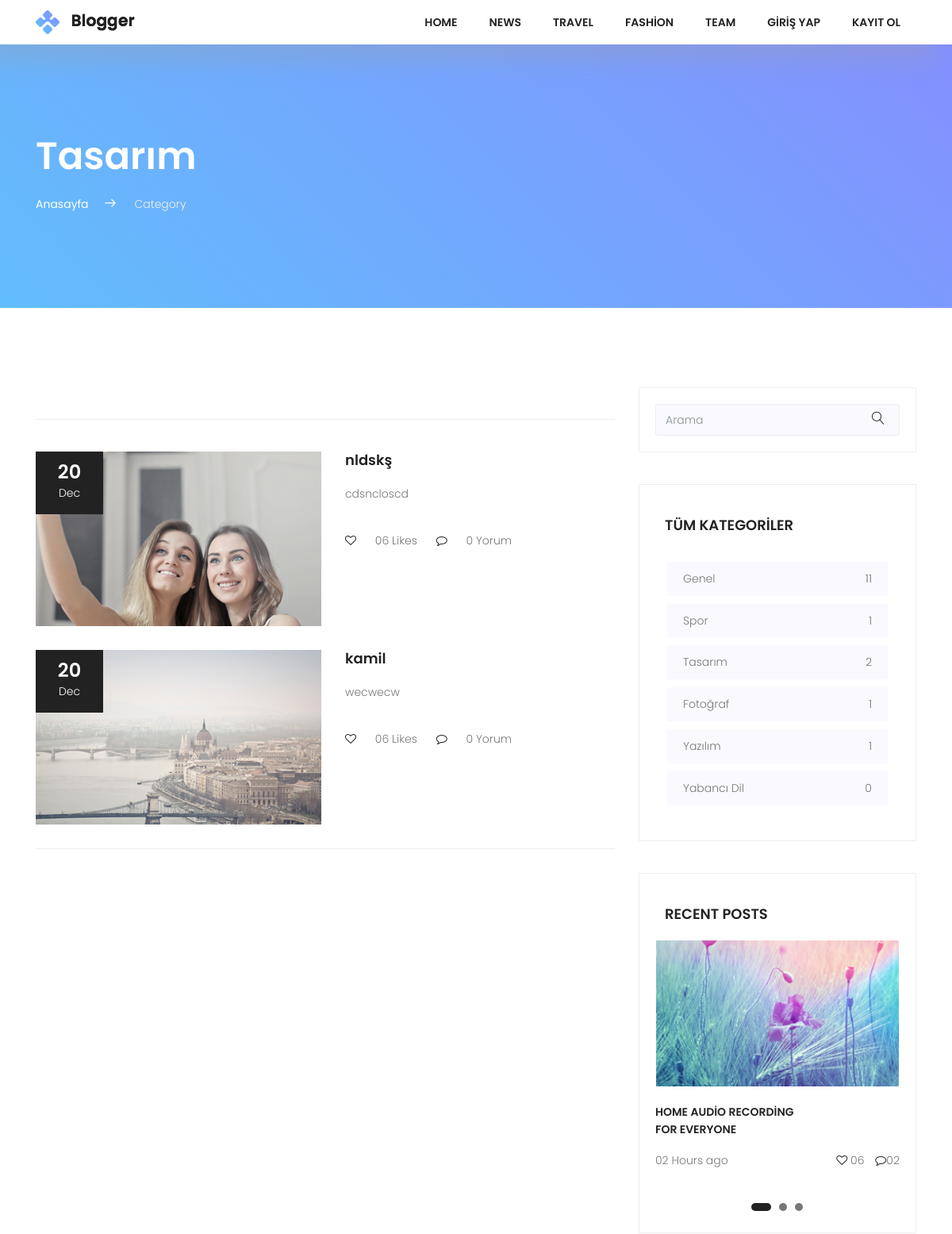
Page /category/tasarm (upper part) on the earlier database version.
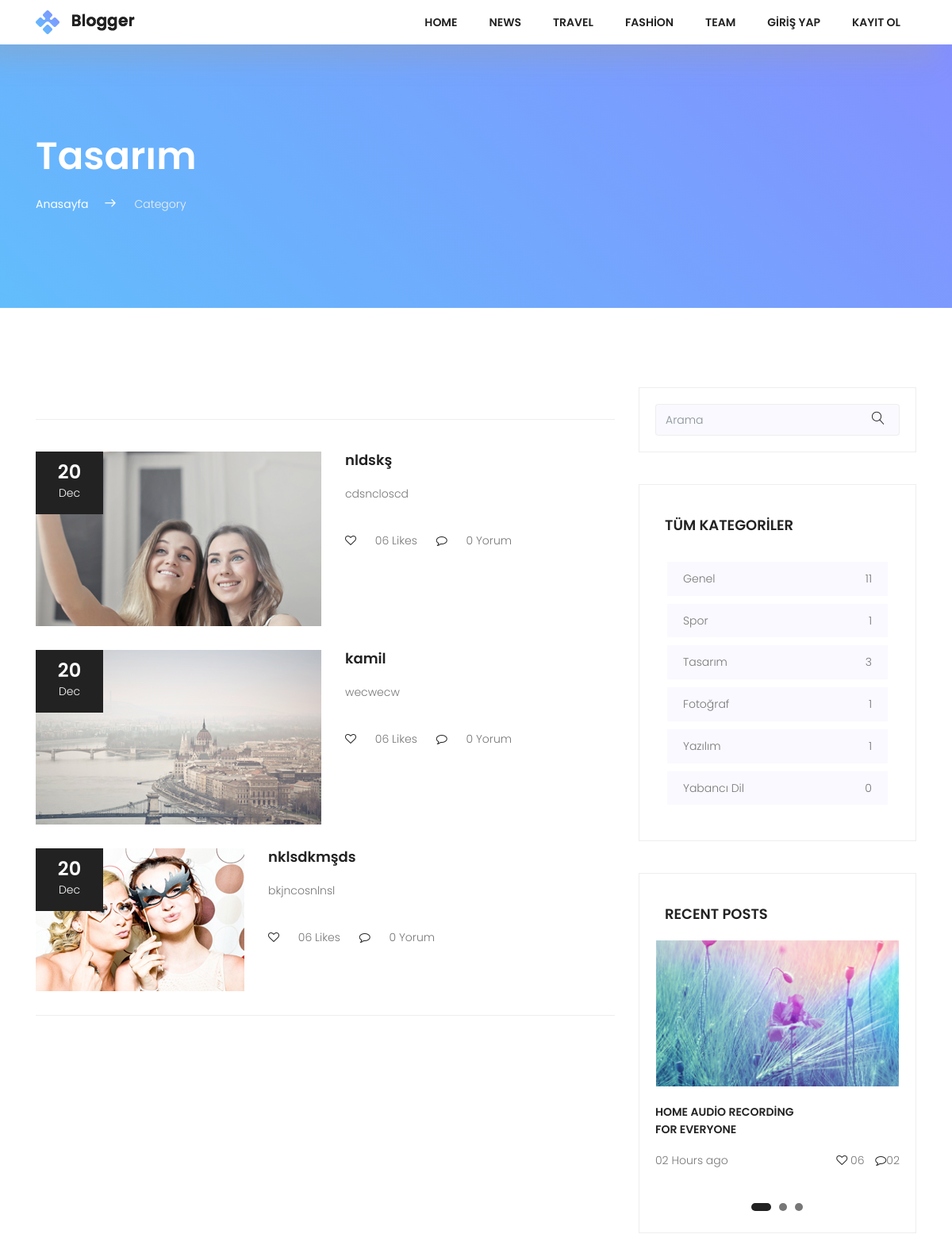
Same page on the later database version.
### posts/models.py (models this page shows, shortened)
class Category(models.Model):
  title = models.CharField(max_length=150)
  slug = models.SlugField(unique=True,editable=False)
  def postCount(self):
    return self.posts.all().count()

class Post(models.Model):
  user = models.ForeignKey(settings.AUTH_USER_MODEL, on_delete=models.CASCADE, default=1, related_name="userposts")
  title = models.CharField(max_length=150)
  image = models.ImageField(upload_to='upload/', blank=True)
  content = models.TextField()
  slug = models.SlugField(unique=True, editable=False)
  created = models.DateField(auto_now_add=True)
  updated = models.DateField(auto_now=True)
  category = models.ForeignKey(Category, on_delete=models.CASCADE, related_name="posts")
  tag = models.ManyToManyField(Tag, related_name='posts')
  def commentCount(self):
     return self.comments.all().count()

### posts/views.py (the view)
# urls.py: path('category/<slug:slug>', views.CategoryDetail.as_view(), name="category-detail"),
class CategoryDetail(DetailView):
  model= Category
  template_name = "categories/detail.html"
  context_object_name = "category"
  def get_context_data(self, **kwargs):
    context = super(CategoryDetail,self).get_context_data(**kwargs)
    context["allCategories"] = Category.objects.all()
    return context

### posts/templates/categories/detail.html (shortened to what this page needs)
{% extends "base.html" %}
{% block content %}
        <section class="top-section-area section-gap">
            <div class="container">
                <div class="row justify-content-between align-items-center d-flex">
                    <div class="col-lg-8 top-left">
                        <h1 class="text-white mb-20">{{ category.title }}</h1>
                        <ul>
                            <li><a href="{% url 'index' %}">Anasayfa</a><span class="lnr lnr-arrow-right"></span></li>
                            <li><span style="color:#f1f1f1">Category</span></li>
                        </ul>
                    </div>
                </div>
            </div>
        </section>
<div class="post-wrapper pt-100">
    <section class="post-area">
        <div class="container">
            <div class="row justify-content-center d-flex">
                <div class="col-lg-8">
                    <div class="post-lists">
                      {% for post in category.posts.all %}
                        <div class="single-list flex-row d-flex">
                            <div class="thumb">
                                <div class="date">
                                    <span>20</span><br>Dec
                                </div>
                                <img src="{{ post.image.url }}" alt="">
                            </div>
                            <div class="detail">
                                <a href="{% url 'single' post.slug %}"><h4 class="pb-20">{{ post.title }}</h4></a>
                                <p>
                                   {{ post.content|truncatechars:100 }}
                                </p>
                                <p class="footer pt-20">
                                <i class="fa fa-heart-o" aria-hidden="true"></i>
                                <a href="#">06 Likes</a>     <i class="ml-20 fa fa-comment-o" aria-hidden="true"></i> <a href="#">{{ post.commentCount }} Yorum</a>
                                </p>
                            </div>
                        </div>
                      {% endfor %}
                    </div>
                </div>
                <div class="col-lg-4 sidebar-area">
                    <div class="single_widget search_widget">
                        <div id="imaginary_container">
                            <form action="{% url 'search' %}" method="GET">
                            <div class="input-group stylish-input-group">
                                <input type="text" class="form-control" name="q"  placeholder="Arama" >
                                <span class="input-group-addon">
                                    <button type="submit">
                                        <span class="lnr lnr-magnifier"></span>
                                    </button>
                                </span>
                            </div>
                            </form>
                        </div>
                    </div>
                    <div class="single_widget cat_widget">
                        <h4 class="text-uppercase pb-20">Tüm Kategoriler</h4>
                        <ul>
                          {% for category in allCategories %}
                            <li>
                                <a href="{% url 'category-detail' category.slug %}">{{ category.title }} <span>{{ category.postCount}}</span></a>
                            </li>
                          {% endfor %}
                        </ul>
                    </div>
                    <div class="single_widget recent_widget">
                        <h4 class="text-uppercase pb-20">Recent Posts</h4>
                        <div class="active-recent-carusel">
                            <div class="item">
                                <img src="img/asset/slider.jpg" alt="">
                                <p class="mt-20 title text-uppercase">Home Audio Recording <br>
                                For Everyone</p>
                                <p>02 Hours ago <span> <i class="fa fa-heart-o" aria-hidden="true"></i>
                                06 <i class="fa fa-comment-o" aria-hidden="true"></i>02</span></p>
                            </div>
                        </div>
                    </div>
                </div>
            </div>
        </div>
    </section>
</div>
 {% endblock %}

### posts/templates/base.html (shortened to what this page needs)
{% load static %}
<!DOCTYPE html>
	<html lang="tr" class="no-js">
	<head>
			<link rel="stylesheet" href="{% static "css/linearicons.css" %}">
			<link rel="stylesheet" href="{% static "css/font-awesome.min.css" %}">
			<link rel="stylesheet" href="{% static "css/bootstrap.css" %}">
			<link rel="stylesheet" href="{% static "css/owl.carousel.css" %}">
			<link rel="stylesheet" href="{% static "css/main.css" %}">
		</head>
		<body>
			<header class="default-header">
				<nav class="navbar navbar-expand-lg navbar-light">
					<div class="container">
						  <a class="navbar-brand" href="/">
						  	<img src="{% static "img/logo.png" alt="" %}">
						  </a>
						  <div class="collapse navbar-collapse justify-content-end align-items-center" id="navbarSupportedContent">
						    <ul class="navbar-nav">
								<li><a href="#home">Home</a></li>
								<li><a href="#news">News</a></li>
								<li><a href="#travel">Travel</a></li>
								<li><a href="#fashion">fashion</a></li>
								<li><a href="#team">team</a></li>
								{% if user.is_authenticated %}
							    <li class="dropdown">
							      <a class="dropdown-toggle" href="#" id="navbardrop" data-toggle="dropdown">
							        {{ user.username }}
							      </a>
							      <div class="dropdown-menu">
							        <a class="dropdown-item" href="single.html">Profilim</a>
							      <a class="dropdown-item" href="{% url 'createPost' %}">Yazı Ekle</a>
											<a class="dropdown-item" href="search.html">Ayarlar</a>
											<a class="dropdown-item" href="{% url 'logout' %}">Çıkış Yap</a>
							      </div>
									</li>
									{% else %}
									<li><a href="{% url 'login' %}">Giriş Yap</a></li>
									<li><a href="/register">Kayıt Ol</a></li>
									{% endif %}
						    </ul>
						  </div>
					</div>
				</nav>
      </header>
      {% block content %}
      {% endblock %}
		</body>
	</html>

### static/css/main.css (style rules this page uses)
body { color:#777;font-family:"Poppins",sans-serif;font-size:14px;font-weight:300;line-height:1.625em;position:relative }
ol,ul { margin:0;padding:0;list-style:none }
a { -webkit-transition:all 0.3s ease 0s;-moz-transition:all 0.3s ease 0s;-o-transition:all 0.3s ease 0s;transition:all 0.3s ease 0s }
a,a:focus,a:hover { text-decoration:none;outline:0 }
h1,h2,h3,h4,h5,h6 { font-family:"Poppins",sans-serif;color:#222;line-height:1.2em !important;margin-bottom:0;margin-top:0;font-weight:600 }
h1,.h1 { font-size:36px }
h4,.h4 { font-size:18px }
.mt-20 { margin-top:20px }
.ml-20 { margin-left:20px }
.mb-20 { margin-bottom:20px }
.pt-20 { padding-top:20px }
.pt-100 { padding-top:100px }
.pb-20 { padding-bottom:20px }
.text-white { color:#fff }
b,i,sup,sub,u,del { color:#69B4FD }
h1 { font-size:36px }
h4 { font-size:18px }
h1,h2,h3,h4,h5,h6 { line-height:1.5em }
body { position:relative }
.default-header { position:absolute;top:0;left:0;width:100%;z-index:9 }
.navbar-nav a { text-transform:uppercase;font-weight:600;color:#222;padding:20px }
i { color:#222 }
.section-gap { padding:120px 0 }
.p1-gradient-bg,.primary-btn,.footer-social a:hover,.single-footer-widget .bb-btn,.generic-banner,.tags ul a:hover,.overlay,.about_widget button:hover,.tag_widget ul li a:hover,.top-section-area { background-image:-moz-linear-gradient(45deg, #62bdfc 0%, #8490ff 100%);background-image:-webkit-linear-gradient(45deg, #62bdfc 0%, #8490ff 100%);background-image:-ms-linear-gradient(45deg, #62bdfc 0%, #8490ff 100%) }
.default-header { background-color:#fff;width:100% !important;box-shadow:-21.213px 21.213px 30px 0px rgba(158,158,158,0.3) }
.search_widget .stylish-input-group .form-control,.top-section-area .stylish-input-group .form-control { border-right:0;box-shadow:0 0 0;border-color:#eee;background-color:#f9f9ff }
.search_widget .input-group-addon,.top-section-area .input-group-addon { background-color:#f9f9ff !important;border-color:#eee }
.search_widget .stylish-input-group button,.top-section-area .stylish-input-group button { border:0;background:transparent }
.search_widget input,.top-section-area input { font-size:14px }
.single_widget { border:1px solid #eee;padding:20px;margin-bottom:40px }
.cat_widget h4 { padding-top:20px;margin-left:12px }
.cat_widget ul { padding:15px }
.cat_widget ul li { background-color:#f9f9ff;padding:10px 20px;margin-bottom:10px;-webkit-transition:all 0.3s ease 0s;-moz-transition:all 0.3s ease 0s;-o-transition:all 0.3s ease 0s;transition:all 0.3s ease 0s }
.cat_widget ul li span { float:right }
.cat_widget ul li a { color:#777 }
.recent_widget h4 { padding-top:20px;margin-left:12px }
.recent_widget .title { font-weight:600;color:#222 }
.recent_widget p i { margin-left:10px }
.recent_widget p span { float:right }
.sidebar-area { padding-bottom:80px }
.top-left h1 { font-size:48px }
.top-left ul { text-align:left }
.top-left ul li { display:inline-block }
.top-left ul li a { font-size:14px;font-weight:400;color:#fff }
.top-left ul li .lnr { color:#fff;font-weight:900;margin:0px 20px }
.post-lists { margin-top:40px;border-top:1px solid #eee;border-bottom:1px solid #eee;padding-top:40px }
.single-list { padding-bottom:30px }
.single-list .date { position:absolute;font-size:14px;padding:15px;width:85px;background-color:#222;text-align:center;color:#fff }
.single-list .date span { font-size:24px;font-weight:600 }
.single-list .detail { margin-left:30px }
.single-list h4 { -webkit-transition:all 0.3s ease 0s;-moz-transition:all 0.3s ease 0s;-o-transition:all 0.3s ease 0s;transition:all 0.3s ease 0s }
.single-list .footer i { margin-right:20px }
.single-list .footer .ml-20 { margin-left:20px }
.single-list .footer a { color:#777 }

Differences in the rows shown:
computed for Category "Tasarım": postCount "2" → "3"
added Post: image (picture), title "nklsdkmşds", content "bkjncosnlnsl", commentCount "0"
